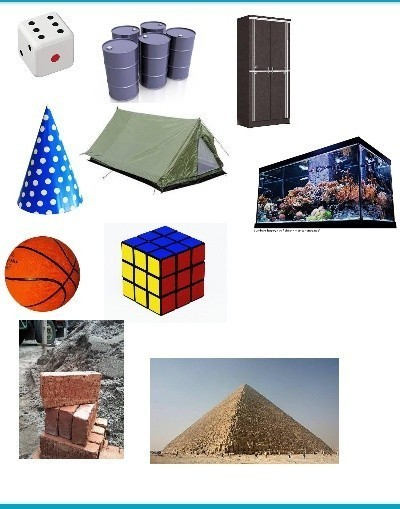
//> input picture bolatest.jpg, 400 x 509 px
$ ./lineConnect   (built with g++ and OpenCV 4)
//> lines starting //> are read from the running program, lines starting //| are printed output that depends on the picture
#include <opencv2/opencv.hpp>
#include <iostream>

using namespace std;
using namespace cv;

//hsv
int hsv_hl=100,hsv_sl=50,hsv_vl=50;
int hsv_hh=130,hsv_sh=255,hsv_vh=255;

//hsl
int hsl_hl=100,hsl_sl=50,hsl_ll=0;
int hsl_hh=130,hsl_sh=255,hsl_lh=255;

//yuv
int yuv_yl=30,yuv_ul=130,yuv_vl=60;
int yuv_yh=210,yuv_uh=200,yuv_vh=255;

void onTrackbar(int,void*){

}

int main(){

    Mat img=imread("/home/eros/cv/bolatest.jpg",IMREAD_COLOR);
//> img is the input picture: 509 rows x 400 cols, CV_8UC3; mean B, G, R 195.7, 195.2, 197.4

    namedWindow("hsv",WINDOW_AUTOSIZE);
    namedWindow("hsl",WINDOW_AUTOSIZE);
    namedWindow("yuv",WINDOW_AUTOSIZE);

    // [20 lines of commented-out code are left out]


    Mat hsv,chsv;
    cvtColor(img,hsv,COLOR_BGR2HSV);
//> hsv: 509 rows x 400 cols, CV_8UC3; mean H, S, V 38.9, 39.9, 207.7
    //Canny(hsv,chsv,15,30,7);

    Mat yl,cyl;
    cvtColor(img,yl,COLOR_BGR2HLS);
//> yl: 509 rows x 400 cols, CV_8UC3; mean of channels 0, 1, 2 39, 196.7, 67
    // [5 lines of commented-out code are left out]

    vector<Mat> chl;


    //Mat ch=chl[0];

    Mat yuv,cyuv;
    cvtColor(img,yuv,COLOR_BGR2YUV);
//> yuv: 509 rows x 400 cols, CV_8UC3; mean of channels 0, 1, 2 195.9, 127.9, 129.3
    //Canny(yuv,cyuv,15,30,7);

    split(yuv,chl);
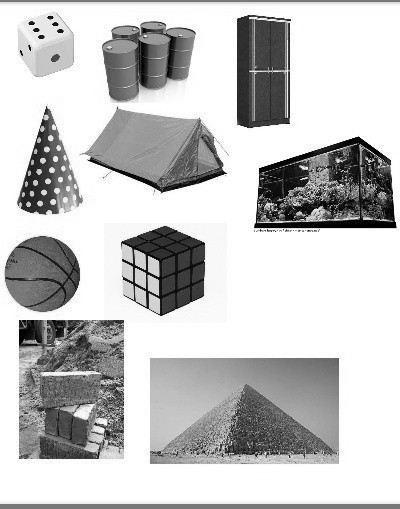
//> chl[0]: 509 rows x 400 cols, CV_8UC1; min 0, max 255, mean 195.9
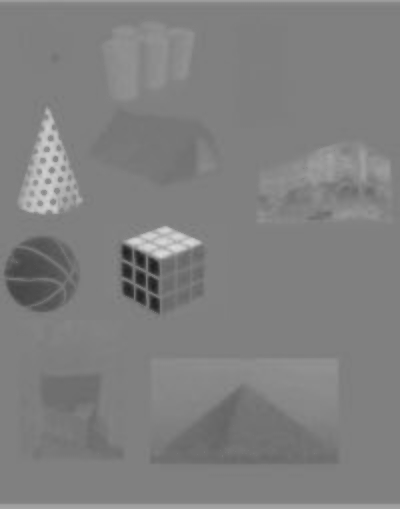
//> chl[1]: 509 rows x 400 cols, CV_8UC1; min 31, max 220, mean 127.9
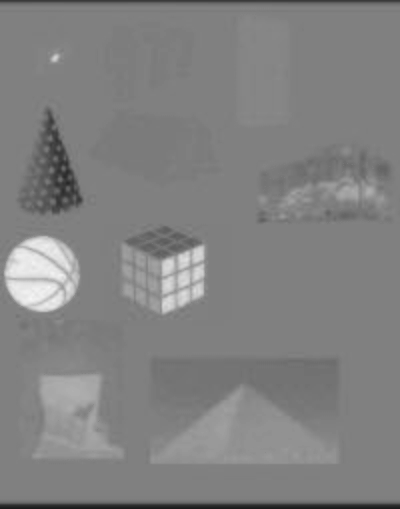
//> chl[2]: 509 rows x 400 cols, CV_8UC1; min 28, max 246, mean 129.3

    // [12 lines of commented-out code are left out]
    imshow("yuv",yuv);
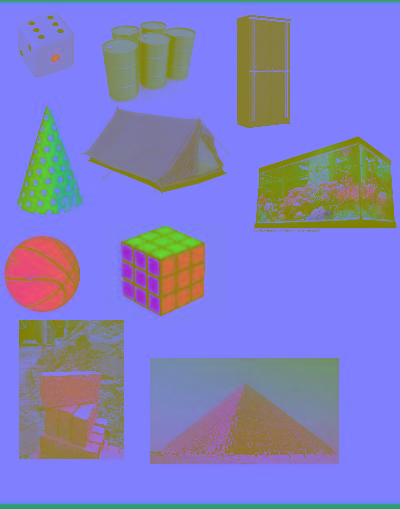
//> window 'yuv': 509 rows x 400 cols, CV_8UC3; mean B, G, R 195.9, 127.9, 129.3
    imshow("y",chl[0]);
    imshow("u",chl[1]);
    imshow("v",chl[2]);


    waitKey(0);
    return 0;
}

$ run again, with bangun.jpg copied over bolatest.jpg
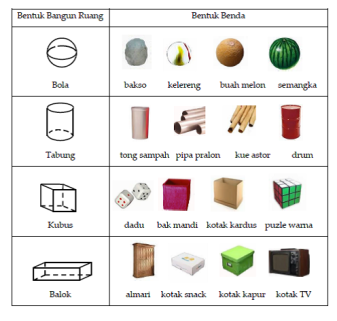
//> input picture bangun.jpg, 337 x 321 px
//> img is the input picture: 321 rows x 337 cols, CV_8UC3; mean B, G, R 229.6, 231.8, 233.7
//> hsv: 321 rows x 337 cols, CV_8UC3; mean H, S, V 10.4, 12.6, 235.7
//> yl: 321 rows x 337 cols, CV_8UC3; mean of channels 0, 1, 2 10.5, 232, 18
//> yuv: 321 rows x 337 cols, CV_8UC3; mean of channels 0, 1, 2 232.1, 126.8, 129.4
//> `split(yuv,chl);`:
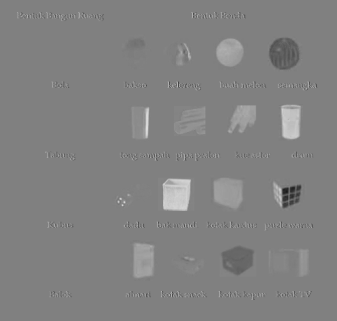
//> chl[2]: 321 rows x 337 cols, CV_8UC1; min 26, max 222, mean 129.4
//> `imshow("yuv",yuv);`:
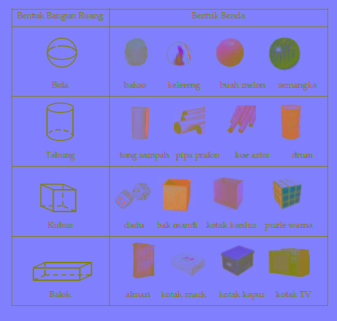
//> window 'yuv': 321 rows x 337 cols, CV_8UC3; mean B, G, R 232.1, 126.8, 129.4
